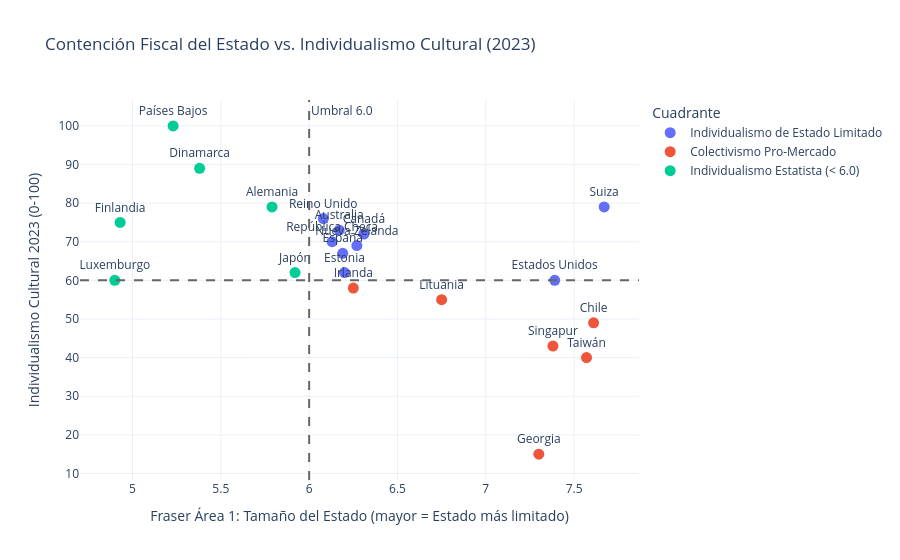

Notebook code for this chart:
### Code cell
# Gráfico 2: Contención fiscal (Fraser Tamaño del Estado) vs. Individualismo (2023)
df_g2 = df.dropna(subset=['fraser_tamano_estado', 'hofstede_idv_2023']).copy()
df_g2['perfil'] = np.where(
    df_g2['fraser_tamano_estado'] < 6.0,
    'Individualismo Estatista (< 6.0)',
    np.where(df_g2['hofstede_idv_2023'] >= 60, 'Individualismo de Estado Limitado', 'Colectivismo Pro-Mercado')
)

fig2 = px.scatter(
    df_g2,
    x='fraser_tamano_estado',
    y='hofstede_idv_2023',
    color='perfil',
    text='pais',
    hover_data=['giem_wvs', 'isid_calc'],
    title='Contención Fiscal del Estado vs. Individualismo Cultural (2023)',
    labels={
        'fraser_tamano_estado': 'Fraser Área 1: Tamaño del Estado (mayor = Estado más limitado)',
        'hofstede_idv_2023': 'Individualismo Cultural 2023 (0-100)',
        'perfil': 'Cuadrante'
    },
    template='plotly_white'
)
fig2.update_traces(textposition='top center', marker_size=11)
fig2.add_vline(x=6.0, line_dash='dash', line_color='#666666', annotation_text='Umbral 6.0')
fig2.add_hline(y=60, line_dash='dash', line_color='#666666')
fig2.write_html(CHARTS_DIR / '02_individualismo_estado_giem.html')
fig2.show()

### Figure 1 — Plotly figure (JSON) as saved in the notebook; plotly's stock layout.template omitted (floating-point values rounded to 4 significant figures)
{"data": [{"customdata": [[0.573, 83.58], [0.704, 76.44], [NaN, 74.85], [0.625, 74.66], [0.75, 74.43], [0.743, 73.64], [0.636, 73.37], [0.596, 73.0], [0.344, 72.54]], "hovertemplate": "Cuadrante=Individualismo de Estado Limitado<br>Fraser Área 1: Tamaño del Estado (mayor = Estado más limitado)=%{x}<br>Individualismo Cultural 2023 (0-100)=%{y}<br>pais=%{text}<br>giem_wvs=%{customdata[0]}<br>isid_calc=%{customdata[1]}<extra></extra>", "legendgroup": "Individualismo de Estado Limitado", "marker": {"color": "#636efa", "size": 11, "symbol": "circle"}, "mode": "markers+text", "name": "Individualismo de Estado Limitado", "orientation": "v", "showlegend": true, "text": ["Suiza", "Estados Unidos", "Canadá", "Estonia", "Nueva Zelanda", "República Checa", "Australia", "Reino Unido", "España"], "textposition": "top center", "type": "scatter", "x": [7.67, 7.39, 6.31, 6.2, 6.27, 6.13, 6.17, 6.08, 6.19], "xaxis": "x", "y": [79.0, 60.0, 72.0, 62.0, 69.0, 70.0, 73.0, 76.0, 67.0], "yaxis": "y"}, {"customdata": [[NaN, 78.19], [NaN, 75.37], [0.591, 75.05], [NaN, 72.9], [0.34, 69.95], [0.65, 67.85]], "hovertemplate": "Cuadrante=Colectivismo Pro-Mercado<br>Fraser Área 1: Tamaño del Estado (mayor = Estado más limitado)=%{x}<br>Individualismo Cultural 2023 (0-100)=%{y}<br>pais=%{text}<br>giem_wvs=%{customdata[0]}<br>isid_calc=%{customdata[1]}<extra></extra>", "legendgroup": "Colectivismo Pro-Mercado", "marker": {"color": "#EF553B", "size": 11, "symbol": "circle"}, "mode": "markers+text", "name": "Colectivismo Pro-Mercado", "orientation": "v", "showlegend": true, "text": ["Singapur", "Lituania", "Taiwán", "Irlanda", "Chile", "Georgia"], "textposition": "top center", "type": "scatter", "x": [7.38, 6.75, 7.57, 6.25, 7.61, 7.3], "xaxis": "x", "y": [43.0, 55.0, 40.0, 58.0, 49.0, 15.0], "yaxis": "y"}, {"customdata": [[0.643, 77.88], [0.505, 77.78], [0.506, 74.87], [NaN, 73.87], [0.51, 72.93], [NaN, 70.94]], "hovertemplate": "Cuadrante=Individualismo Estatista (< 6.0)<br>Fraser Área 1: Tamaño del Estado (mayor = Estado más limitado)=%{x}<br>Individualismo Cultural 2023 (0-100)=%{y}<br>pais=%{text}<br>giem_wvs=%{customdata[0]}<br>isid_calc=%{customdata[1]}<extra></extra>", "legendgroup": "Individualismo Estatista (< 6.0)", "marker": {"color": "#00cc96", "size": 11, "symbol": "circle"}, "mode": "markers+text", "name": "Individualismo Estatista (< 6.0)", "orientation": "v", "showlegend": true, "text": ["Dinamarca", "Países Bajos", "Alemania", "Finlandia", "Japón", "Luxemburgo"], "textposition": "top center", "type": "scatter", "x": [5.38, 5.23, 5.79, 4.93, 5.92, 4.9], "xaxis": "x", "y": [89.0, 100.0, 79.0, 75.0, 62.0, 60.0], "yaxis": "y"}], "layout": {"annotations": [{"showarrow": false, "text": "Umbral 6.0", "x": 6.0, "xanchor": "left", "xref": "x", "y": 1, "yanchor": "top", "yref": "y domain"}], "legend": {"title": {"text": "Cuadrante"}, "tracegroupgap": 0}, "shapes": [{"line": {"color": "#666666", "dash": "dash"}, "type": "line", "x0": 6.0, "x1": 6.0, "xref": "x", "y0": 0, "y1": 1, "yref": "y domain"}, {"line": {"color": "#666666", "dash": "dash"}, "type": "line", "x0": 0, "x1": 1, "xref": "x domain", "y0": 60, "y1": 60, "yref": "y"}], "title": {"text": "Contención Fiscal del Estado vs. Individualismo Cultural (2023)"}, "xaxis": {"anchor": "y", "domain": [0.0, 1.0], "title": {"text": "Fraser Área 1: Tamaño del Estado (mayor = Estado más limitado)"}}, "yaxis": {"anchor": "x", "domain": [0.0, 1.0], "title": {"text": "Individualismo Cultural 2023 (0-100)"}}}}
